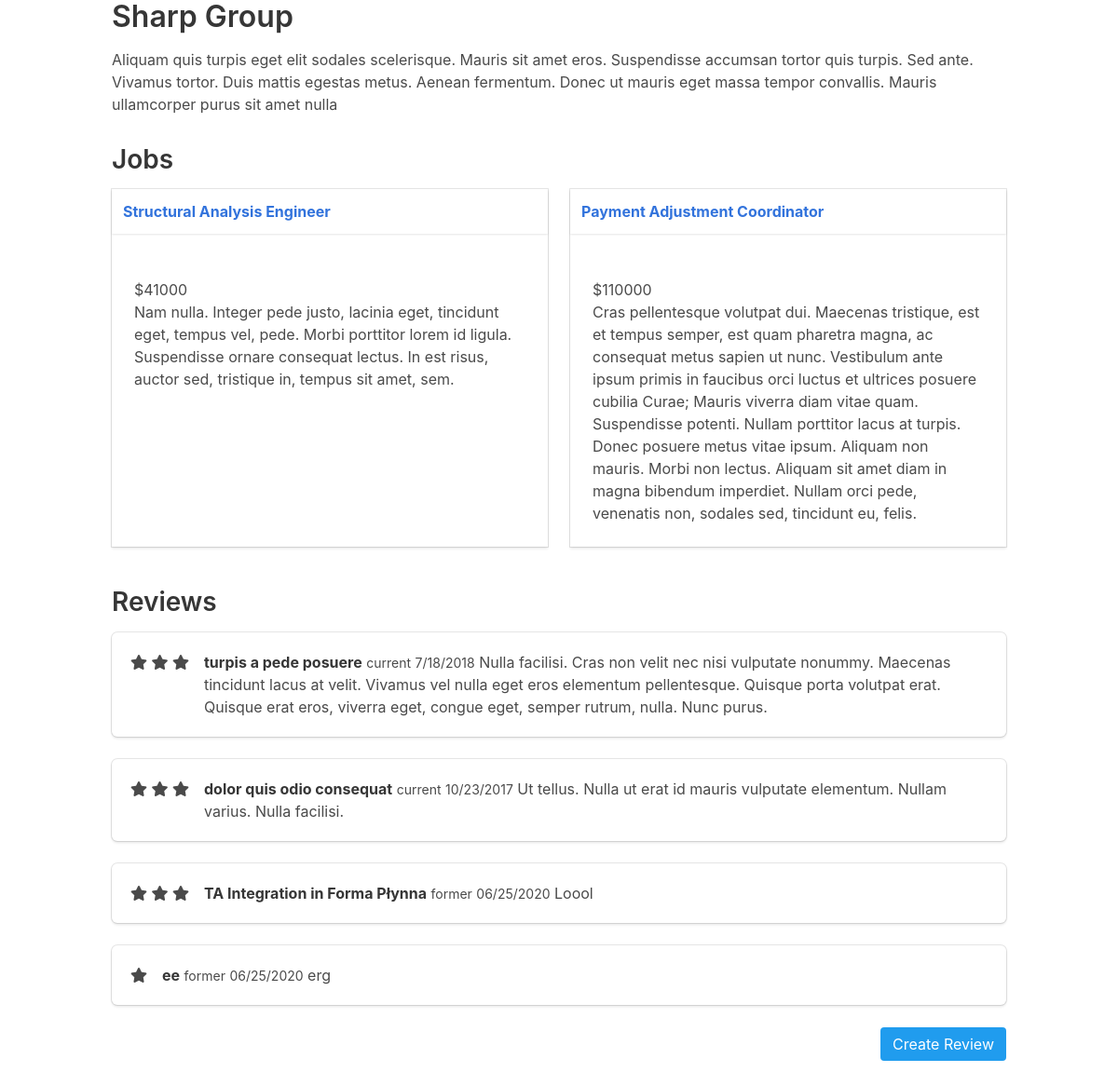
The page /employer/1 on the database its author committed.
### tables this page shows
CREATE TABLE "employer" (
"id" INTEGER PRIMARY KEY AUTOINCREMENT,
"name" VARCHAR,
"description" TEXT,
"address" VARCHAR,
"city" VARCHAR,
"state" VARCHAR,
"zip" VARCHAR
);

CREATE TABLE "job" (
"id" INTEGER PRIMARY KEY AUTOINCREMENT,
"title" VARCHAR,
"description" TEXT,
"salary" VARCHAR,
"employer_id" INTEGER
);

CREATE TABLE "review" (
"id" INTEGER PRIMARY KEY AUTOINCREMENT,
"review" TEXT,
"rating" INTEGER,
"title" VARCHAR,
"date" DATETIME,
"status" VARCHAR,
"employer_id" INTEGER
);

### jobs/app.py (the view)
@app.route('/employer/<employer_id>')
def employer(employer_id):
    employer = execute_sql("SELECT * FROM employer WHERE id=?",
                           [employer_id],single=True)
    jobs = execute_sql("SELECT job.id, job.title, job.description, job.salary FROM job JOIN employer ON employer.id = job.employer_id WHERE employer.id = ?",
                       [employer_id])
    reviews = execute_sql("SELECT review, rating, title, date, status FROM review JOIN employer ON employer.id = review.employer_id WHERE employer.id = ?",
                          [employer_id])
    return render_template('employer.html',employer=employer, jobs=jobs, reviews=reviews)

### jobs/app.py (called while the page is built)
def open_connection():
    connection = getattr(g, '_connection', None)
    if connection is None:
        connection = g._connection = sqlite3.connect(PATH)
    connection.row_factory = sqlite3.Row
    return connection

def execute_sql(sql, values=(), commit=False, single=False):
    connection = open_connection()
    cursor =  connection.execute(sql,values)
    if commit == True:
        results = connection.commit()
    else:
        results = cursor.fetchone() if single else cursor.fetchall()
        cursor.close()
    return results

@app.teardown_appcontext
def close_connection(exception):
    connection = getattr(g, '_connection', None)
    if connection is not None:
        connection.close()

### jobs/templates/employer.html (shortened to what this page needs)
<!DOCTYPE html>
{% extends 'layout.html' %}
{% block content %}
<div>
    <h1>{{ employer['name'] }}</h1>
    <div class="description">
        <p>{{ employer['description'] }}</p>
    </div>
</div>
  <h2>Jobs</h2>
    {{ show_jobs(jobs) }}
  <h2>Reviews</h2>
    {% for review in reviews %}
    <div class="box">
      <article class="media">
        <div class="media-left">
            {% for _ in range(0, review['rating']): %}
                <span class="fa fa-star checked"></span>
            {% endfor %}
        </div>
        <div class="media-content">
          <div class="content">
              <p>
                  <strong>{{ review['title'] }}</strong>
                  <small>{{ review['status'] }}</small>
                  <small>{{ review['date'] }}</small>
                  {{ review['review'] }}
              </p>
          </div>
        </div>
      </article>
    </div>
    {% endfor %}
  <div class="columns">
    <div class="column">
      <a class="button is-info is-pulled-right" href="{{ url_for('review', employer_id=employer['id']) }}">Create Review</a>
    </div>
  </div>
{% endblock %}

### jobs/templates/layout.html (shortened to what this page needs)
<!doctype html>
<html>
  <head>
    <link rel="stylesheet" href="{{ url_for('static', filename='css/app.css') }}"/>
    <link rel="stylesheet" href="{{ url_for('static', filename='css/bulma.min.css') }}"/>
    <link rel="stylesheet" href="https://use.fontawesome.com/releases/v5.2.0/css/all.css"/>
  </head>
  <body>
   {% from '_macros.html' import show_job, show_jobs with context %}
    <div class="container top">
      <div class="content">
        {% block content %}
        {% endblock %}
      </div>
    </div>
  </body>
</html>

### jobs/templates/_macros.html (shortened to what this page needs)
{% macro show_job(job) %}
<div class="card adjust-height">
  <header class="card-header">
    <p class="card-header-title">
        <a href="{{ url_for('job', job_id=job['id']) }}">{{ job['title'] }}</a>
    </p>
  </header>
  <div class="card-content">
    <div class="content">
        <p>
            <a href="{{ url_for('employer', employer_id=job['employer_id']) }}">{{ job['employer_name'] }}</a><br>
            ${{ job['salary'] }} <br>
            {{ job['description'] }}
        </p>
    </div>
  </div>
</div>
{% endmacro %}
{% macro show_jobs(jobs) %}
<div class="columns is-multiline">
    {% for job in jobs %}
        <div class="column is-half">
            {{ show_job(job) }}
        </div>
    {% endfor %}
</div>
{% endmacro %}

### jobs/static/css/app.css (style rules this page uses)
.adjust-height { height: 100%; }
.top { margin-top: 200px; }

### rows shown on the page
employer: name "Sharp Group", description "Aliquam quis turpis eget elit sodales scelerisque. Mauris sit amet eros. Suspendisse accumsan tortor quis turpis. Sed ante. Vivamus tortor. Duis mattis egestas metus. Aenean fermentum. Donec ut mauris eget massa tempor convallis. Mauris ullamcorper purus sit amet nulla"
job: title "Structural Analysis Engineer", salary "41000", description "Nam nulla. Integer pede justo, lacinia eget, tincidunt eget, tempus vel, pede. Morbi porttitor lorem id ligula. Suspendisse ornare consequat lectus. In est risus, auctor sed, tristique in, tempus sit amet, sem."
job: title "Payment Adjustment Coordinator", salary "110000", description "Cras pellentesque volutpat dui. Maecenas tristique, est et tempus semper, est quam pharetra magna, ac consequat metus sapien ut nunc. Vestibulum ante ipsum primis in faucibus orci luctus et ultrices posuere cubilia Curae; Mauris viverra diam vitae quam. Suspendisse potenti. Nullam porttitor lacus at turpis. Donec posuere metus vitae ipsum. Aliquam non mauris. Morbi non lectus. Aliquam sit amet diam in magna bibendum imperdiet. Nullam orci pede, venenatis non, sodales sed, tincidunt eu, felis."
review: rating 3 (drawn), title "turpis a pede posuere", status "current", date "7/18/2018", review "Nulla facilisi. Cras non velit nec nisi vulputate nonummy. Maecenas tincidunt lacus at velit. Vivamus vel nulla eget eros elementum pellentesque. Quisque porta volutpat erat. Quisque erat eros, viverra eget, congue eget, semper rutrum, nulla. Nunc purus."
review: rating 3 (drawn), title "dolor quis odio consequat", status "current", date "10/23/2017", review "Ut tellus. Nulla ut erat id mauris vulputate elementum. Nullam varius. Nulla facilisi."
review: rating 3 (drawn), title "TA Integration in Forma Płynna", status "former", date "06/25/2020", review "Loool"
review: rating 1 (drawn), title "ee", status "former", date "06/25/2020", review "erg"
